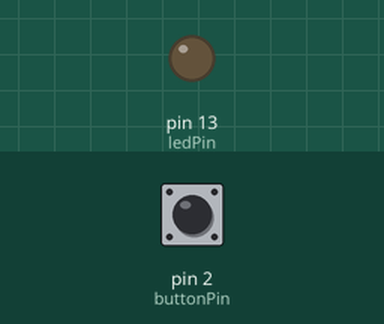
A sketch run on a simulated Arduino Uno, built with avr-gcc and run on an emulated ATmega328P. On the bench: output pins drawn as LEDs (lit = HIGH). The inputs (shaded band) are chosen by the test bench; at power-on: pin 2 (buttonPin) LOW.

Above: at 1.2 s.
1.3 s: pin 2 (buttonPin) pulled HIGH for 0.15 s
At 2.2 s:
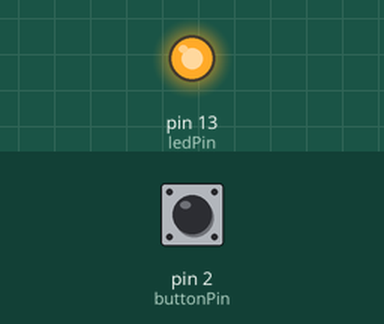
4.4 s: pin 2 (buttonPin) pulled HIGH for 1 s
At 7.3 s:
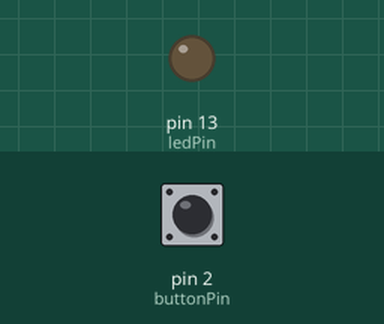
7.9 s: pin 2 (buttonPin) pulled HIGH for 3.2 s
At 8.4 s:
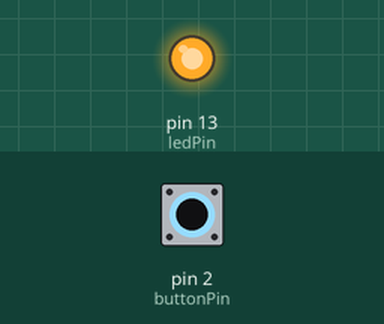
Timing chart, 0 to 13.4 s (numbered marks = the images above; inputs shaded):
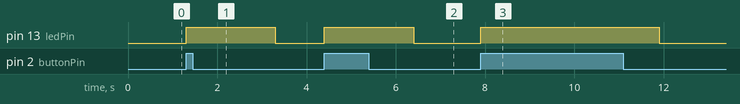

Measured:
- after the input at 1.3 s, pin 13 (ledPin): LOW → HIGH at once, → LOW 2.0 s later
- after the input at 4.4 s, pin 13 (ledPin): LOW → HIGH at once, → LOW 2.0 s later
- after the input at 7.9 s, pin 13 (ledPin): LOW → HIGH at once, → LOW 4.0 s later

The sketch:

my_button04.ino
```cpp
const int buttonPin = 2;
const int ledPin = 13;

int buttonState = 0;


void setup() {
  // put your setup code here, to run once:

pinMode(ledPin, OUTPUT); // led pin as an output
pinMode(buttonPin, INPUT); //pushbutton as an input


}

void loop() {
  // put your main code here, to run repeatedly:
  buttonState = digitalRead(buttonPin);

  //check if the pushbutton is pressed, if yes the state is high
  if(buttonState == HIGH){
    //turn led on
    digitalWrite(ledPin, HIGH);
    delay(2000);
    }else{
      //turn led off
      digitalWrite(ledPin, LOW);
      }

}
```
